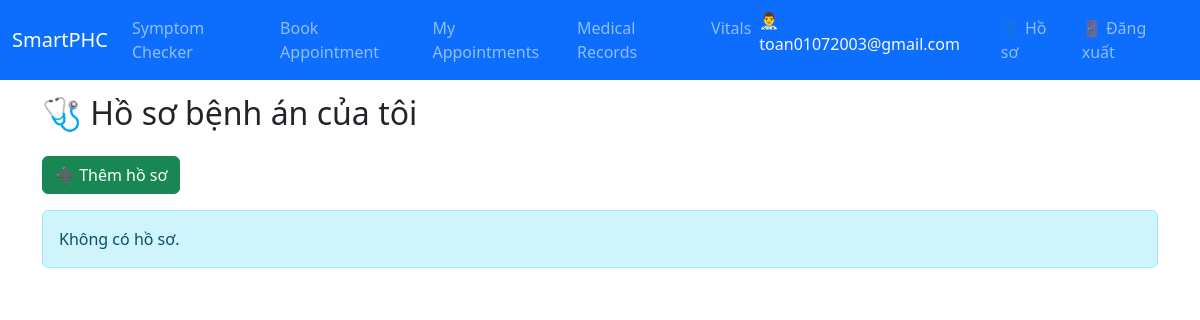
Before: /api/medical-record/my-history/ (signed in) with the older database file.
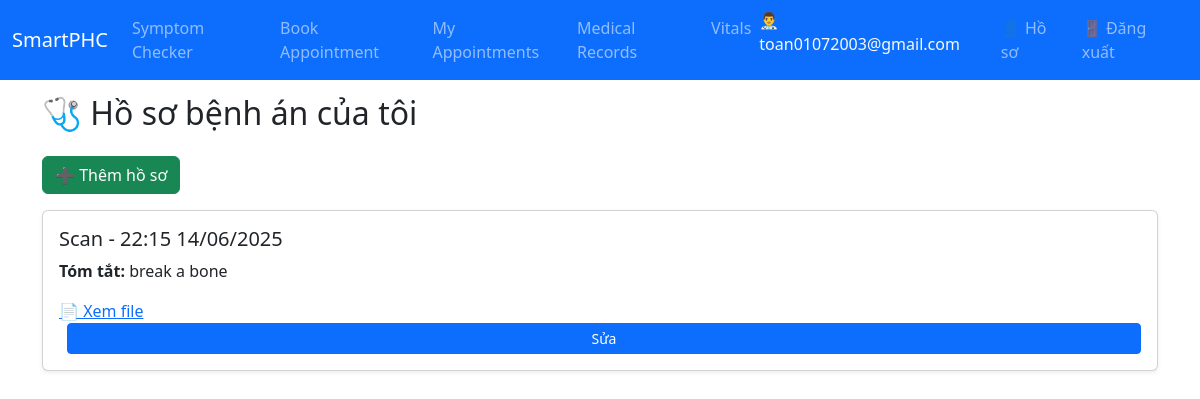
After: the same page with the newer database file.
### medical_record/models.py (models this page shows)
class MedicalRecord(models.Model):
    RECORD_TYPE_CHOICES = [
        ('lab', 'Lab'),
        ('scan', 'Scan'),
        ('note', 'Note'),
        ('referral', 'Referral'),
        ('prescription', 'Prescription'),
    ]
    id = models.UUIDField(primary_key=True, default=uuid.uuid4, editable=False)
    patient = models.ForeignKey(settings.AUTH_USER_MODEL, on_delete=models.CASCADE)
    uploaded_by = models.ForeignKey(settings.AUTH_USER_MODEL, on_delete=models.CASCADE, related_name='uploaded_records')
    file_url = models.URLField()
    type = models.CharField(max_length=20, choices=RECORD_TYPE_CHOICES)
    summary = models.TextField()
    date_uploaded = models.DateTimeField(auto_now_add=True)
    updated_at = models.DateTimeField(auto_now=True)

### medical_record/views.py (the view)
# urls.py: path('my-history/', my_medical_history_view, name='my-medical-history'),
@login_required
def my_medical_history_view(request):
    if request.user.role != "patient":
        messages.error(request, "Bạn không có quyền truy cập.")
        return redirect("home")
    records = (
        MedicalRecord.objects.filter(patient=request.user)
        .order_by("-date_uploaded")
    )
    return render(
        request,
        "medical_record/my_history.html",
        {"records": records},
    )

### medical_record/templates/medical_record/my_history.html
{% extends "base.html" %}
{% block content %}
<h2 class="mb-4">🩺 Hồ sơ bệnh án của tôi</h2>
<a href="{% url 'add-medical-record' %}" class="btn btn-success mb-3">➕ Thêm hồ sơ</a>
{% for r in records %}
  <div class="card mb-3 p-3 shadow-sm">
    <h5>{{ r.get_type_display }} - {{ r.date_uploaded|date:"H:i d/m/Y" }}</h5>
    <p><strong>Tóm tắt:</strong> {{ r.summary }}</p>
    <a href="{{ r.file_url }}" target="_blank">📄 Xem file</a>
    {% if request.user.role == 'doctor' or request.user == r.uploaded_by %}
      <a href="{% url 'update-medical-record' r.id %}" class="btn btn-sm btn-primary ms-2">Sửa</a>
    {% endif %}
  </div>
{% empty %}
  <div class="alert alert-info">Không có hồ sơ.</div>
{% endfor %}
{% endblock %}

Changed rows visible on the page:
added MedicalRecord: type "Scan", date_uploaded "22:15 14/06/2025", summary "break a bone", shows "Sửa"
Other visible differences:
text no longer shown: "Không có hồ sơ."
